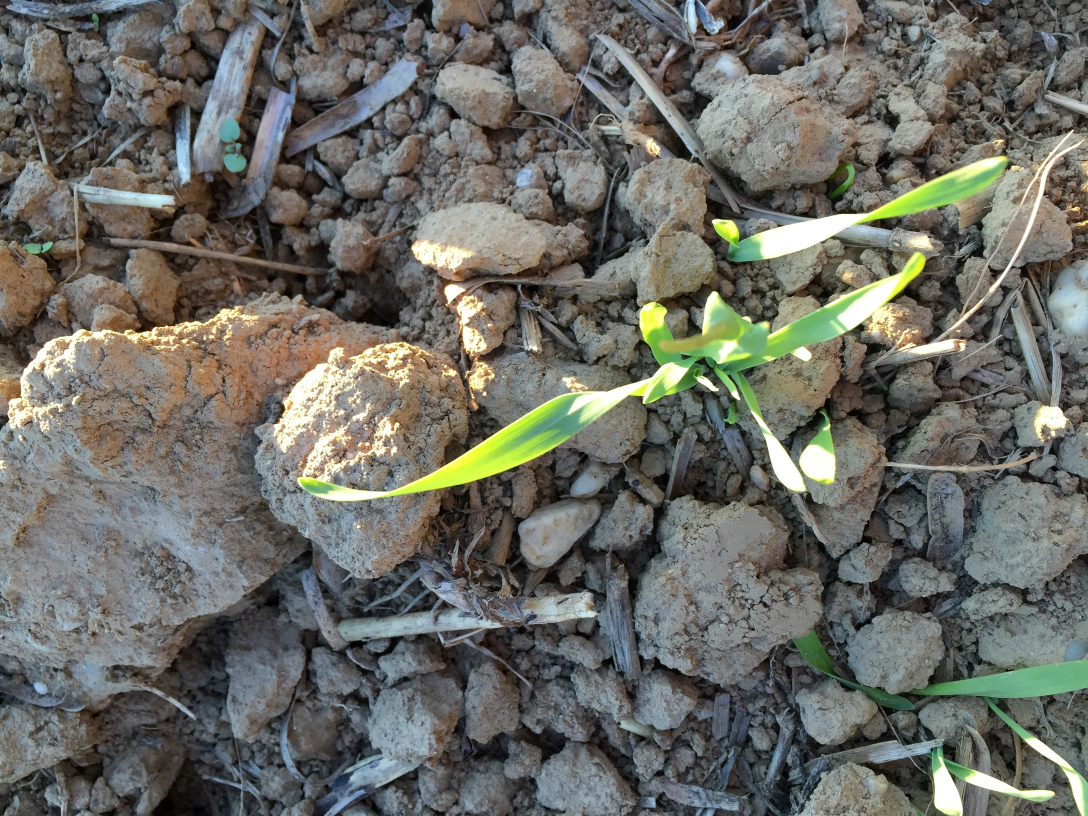
#> input picture images/IR_1475684655957.jpg, 3264 x 2448 px, found by its file name (shown at 1/3 size); its folder holds 4 pictures in this run
$ python resize_images.py
#> lines starting #> are read from the running program, lines starting #| are printed output that depends on the picture
from joblib import Parallel, delayed
from PIL import Image
import time
import os

def img_resize(name,source,dest):
#> called with name = 'IR_1475684655957.jpg', source = './images/', dest = './small_images/'
    image = Image.open(source+name)
#> image is the input picture: PIL image 3264x2448 RGB; mean R, G, B 106.7, 107.4, 100.5
    w,h = image.size
#> w = 3264; h = 2448
    image = image.resize((int(w*0.15),int(h*0.15)))
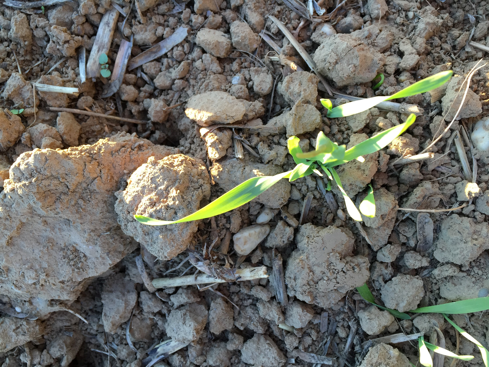
#> image: PIL image 489x367 RGB; mean R, G, B 106.7, 107.4, 100.5
    image.save(dest+name)


path = "./images/"
dest = "./small_images/"
imgs = os.listdir(path)
#imgs = imgs[:10]
with Parallel(n_jobs=24) as parallel:
    parallel(delayed(img_resize)(name,path,dest) for name in imgs)
#> call 2 of img_resize, with name = 'IR_1475692784505.jpg', source = './images/', dest = './small_images/'
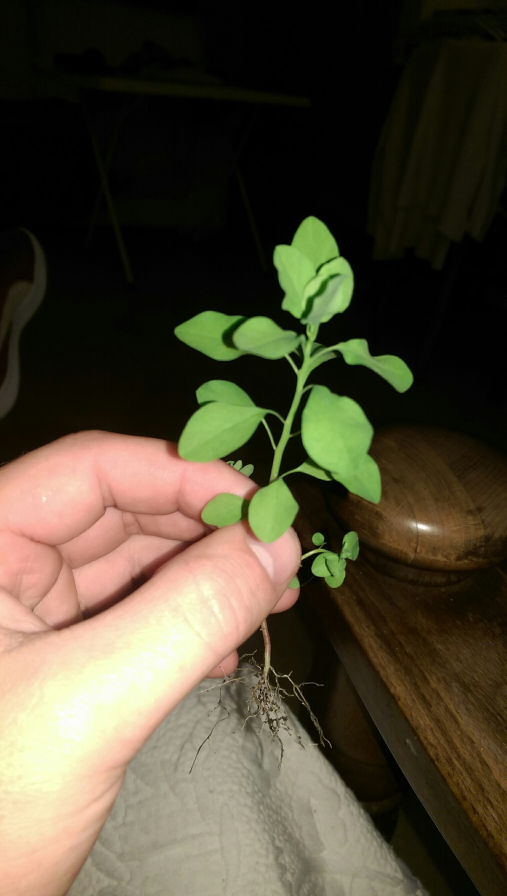
#> input picture images/IR_1475692784505.jpg, 1520 x 2688 px, found by its file name (shown at 1/3 size)
#> in img_resize, image is the input picture: PIL image 1520x2688 RGB; mean R, G, B 80.1, 72.7, 53.7
#> in img_resize (call 2), `image = image.resize((int(w*0.15),int(h*0.15)))`:
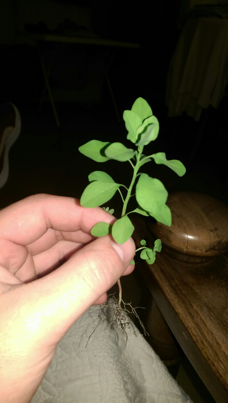
#> image: PIL image 228x403 RGB; mean R, G, B 80.1, 72.7, 53.7
#> call 3 of img_resize, with name = 'IR_1475693182013.jpg', source = './images/', dest = './small_images/'
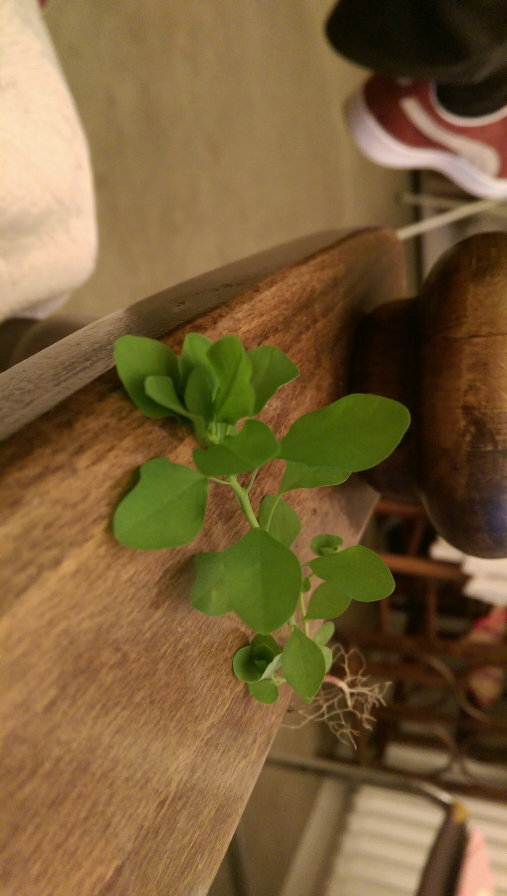
#> input picture images/IR_1475693182013.jpg, 1520 x 2688 px, found by its file name (shown at 1/3 size)
#> in img_resize, image is the input picture: PIL image 1520x2688 RGB; mean R, G, B 120.8, 95.4, 56.1
#> in img_resize (call 3), `image = image.resize((int(w*0.15),int(h*0.15)))`:
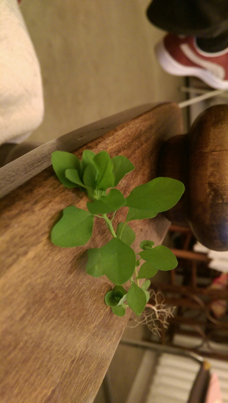
#> image: PIL image 228x403 RGB; mean R, G, B 120.8, 95.4, 56.1
#> call 4 of img_resize, with name = 'IR_1475751160732.jpg', source = './images/', dest = './small_images/'
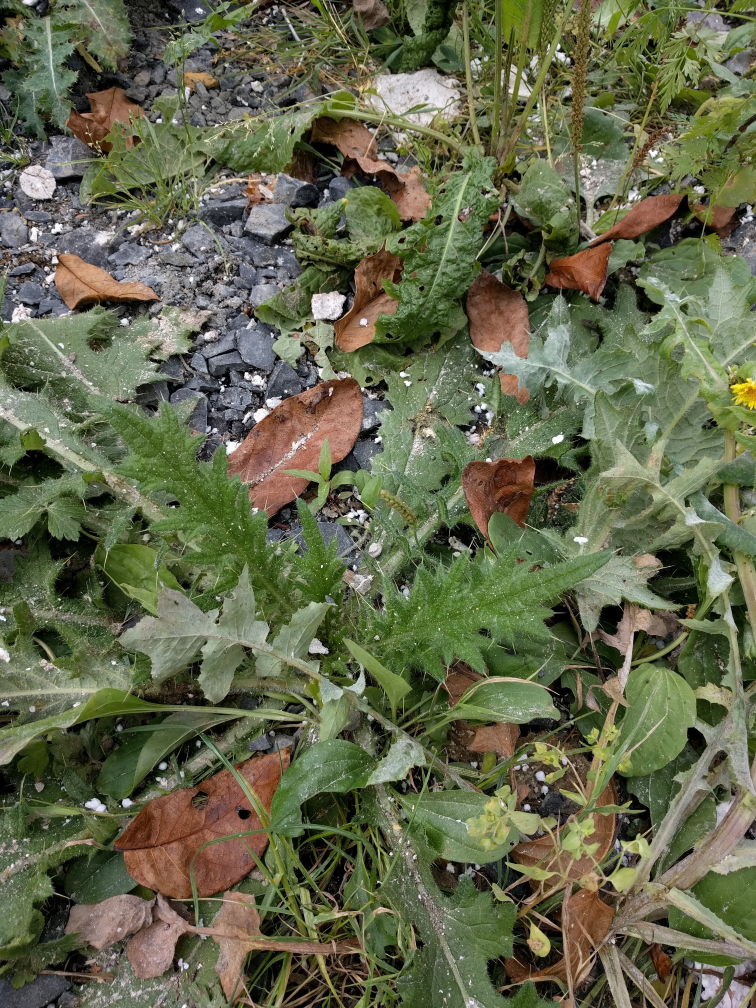
#> input picture images/IR_1475751160732.jpg, 3024 x 4032 px, found by its file name (shown at 1/4 size)
#> in img_resize, image is the input picture: PIL image 3024x4032 RGB; mean R, G, B 99.3, 103.3, 75.5
#> in img_resize (call 4), `image = image.resize((int(w*0.15),int(h*0.15)))`:
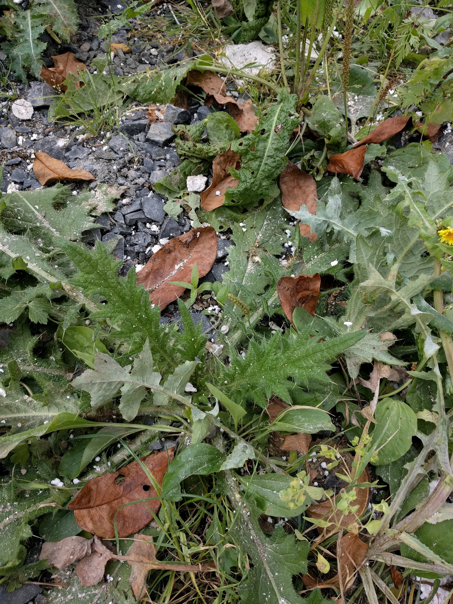
#> image: PIL image 453x604 RGB; mean R, G, B 99.3, 103.4, 75.6
